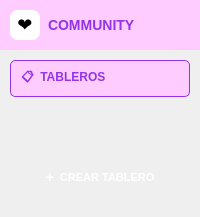
       <widget class="QFrame" name="frame_sidebar">
        <property name="minimumSize">
         <size>
          <width>140</width>
          <height>0</height>
         </size>
        </property>
        <property name="maximumSize">
         <size>
          <width>16777215</width>
          <height>16777215</height>
         </size>
        </property>
        <property name="sizePolicy">
         <sizepolicy hsizetype="Preferred" vsizetype="Preferred">
          <horstretch>0</horstretch>
          <verstretch>0</verstretch>
         </sizepolicy>
        </property>
        <property name="styleSheet">
         <string notr="true">QFrame#frame_sidebar {
	background-color: #3A035E;
	border-right: 2px solid #9333EA;
}

QPushButton {
	text-align: left;
	padding-left: 15px;
	border: none;
	background-color: transparent;
	font-weight: bold;
	color: #9333EA;
	font-size: 12px;
	height: 35px;
}

QPushButton:hover {
	background-color: #2d2d44;
}

QPushButton#btn_tableros {
	background-color: #ffccff;
	border: 1px solid #9333EA;
	border-radius: 5px;
	margin: 5px 10px;
	padding-left: 10px;
}

QPushButton#btn_agenda {
	margin: 5px 10px;
}

QPushButton#btn_crear {
	background: qlineargradient(spread:pad, x1:0, y1:0, x2:1, y2:0, 
		stop:0 #9333EA, 
		stop:1 #A855F7);
	color: white;
	text-align: center;
	border-radius: 8px;
	padding: 0px;
	margin: 10px;
	height: 40px;
	font-size: 11px;
}</string>
        </property>
        <layout class="QVBoxLayout" name="verticalLayout">
         <property name="spacing">
          <number>5</number>
         </property>
         <property name="leftMargin">
          <number>0</number>
         </property>
         <property name="topMargin">
          <number>0</number>
         </property>
         <property name="rightMargin">
          <number>0</number>
         </property>
         <property name="bottomMargin">
          <number>10</number>
         </property>
         <item>
          <widget class="QFrame" name="sidebar_header">
           <property name="minimumSize">
            <size>
             <width>0</width>
             <height>50</height>
            </size>
           </property>
           <property name="styleSheet">
            <string>background-color: #ffccff; border: none;</string>
           </property>
           <layout class="QHBoxLayout" name="header_layout">
            <property name="spacing">
             <number>8</number>
            </property>
            <property name="leftMargin">
             <number>10</number>
            </property>
            <item>
             <widget class="QLabel" name="label_logo_sidebar">
              <property name="minimumSize">
               <size>
                <width>30</width>
                <height>30</height>
               </size>
              </property>
              <property name="maximumSize">
               <size>
                <width>30</width>
                <height>30</height>
               </size>
              </property>
              <property name="styleSheet">
               <string>font-size: 18px; background-color: white; border-radius: 8px;</string>
              </property>
              <property name="text">
               <string>❤️</string>
              </property>
              <property name="alignment">
               <set>Qt::AlignCenter</set>
              </property>
             </widget>
            </item>
            <item>
             <widget class="QLabel" name="label_community_title">
              <property name="styleSheet">
               <string>font-size: 14px; font-weight: bold; color: #9333EA; background: transparent;</string>
              </property>
              <property name="text">
               <string>COMMUNITY</string>
              </property>
             </widget>
            </item>
            <item>
             <spacer name="horizontalSpacer_header">
              <property name="orientation">
               <enum>Qt::Horizontal</enum>
              </property>
              <property name="sizeHint" stdset="0">
               <size>
                <width>40</width>
                <height>20</height>
               </size>
              </property>
             </spacer>
            </item>
           </layout>
          </widget>
         </item>
         <item>
          <widget class="QPushButton" name="btn_tableros">
           <property name="text">
            <string>📋  TABLEROS</string>
           </property>
          </widget>
         </item>

         <item>
          <spacer name="verticalSpacer">
           <property name="orientation">
            <enum>Qt::Vertical</enum>
           </property>
           <property name="sizeHint" stdset="0">
            <size>
             <width>20</width>
             <height>40</height>
            </size>
           </property>
          </spacer>
         </item>
         <item>
          <widget class="QPushButton" name="btn_crear">
           <property name="text">
            <string>➕  CREAR TABLERO</string>
           </property>
          </widget>
         </item>
        </layout>
       </widget>
